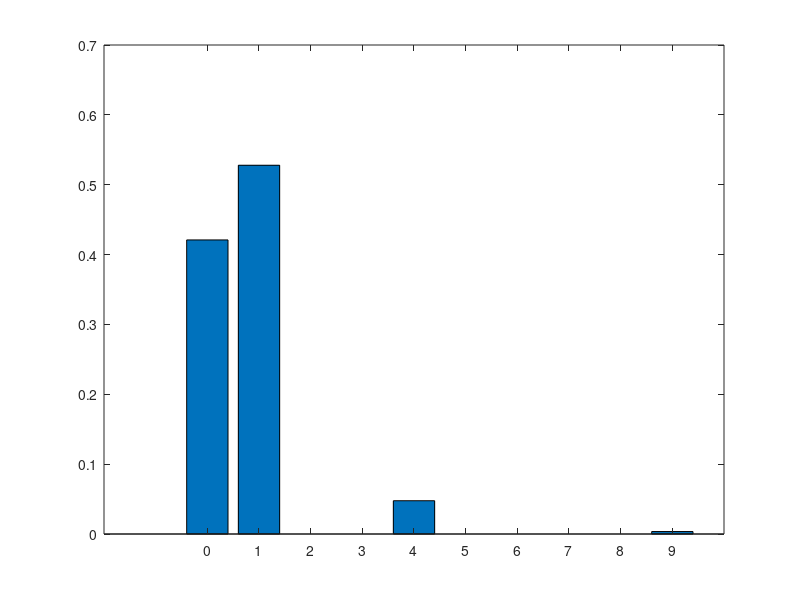

Recreate this plot in MATLAB.
clear all;
trials = 100000;
 
X_vector = random('Binomial', 20, 0.2, [1, trials]);

for i =1:21    
    count (i, 1) = i-1 ; 
    count (i, 2) = sum( (i-1) == X_vector ); 
                       
end
 
pvec = count(:, 2)/trials;
bar ( count(:, 1), pvec); 

clear all;
values = geornd(.1, 1, 100000);
 
for i =1:100 
    counts (i, 1) = i-1 ; 
    counts (i, 2) = sum( (i-1) == values );
                                                           
end
pval = counts (:, 2)/100000; 
bar (counts(:, 1), pval);

clear all;
poison = poissrnd(3,1,100000);

for i = 1:21
    kount (i, 1) = i-1;
    kount (i, 2) = sum( (i-1) == poison);
end

ppoison = kount (:, 2) / 100000;
bar (kount(:, 1), ppoison);

clear all;
X = random('Binomial', 4, 0.25, [1, 100000]);
for i = 1:100000
    Y(i) = (X(i) - 1)^2;
end

for j = 1:9
    c (j,1) = j-1;
    c (j, 2) = sum ( (j-1) == X);
end

pX = c(:, 2) / 100000;
bar (c(:, 1), pX);

for j = 1:10
    c (j,1) = j-1;
    c (j, 2) = sum ( (j-1) == Y);
end

pY = c(:, 2) / 100000;
bar (c(:, 1), pY);

    

